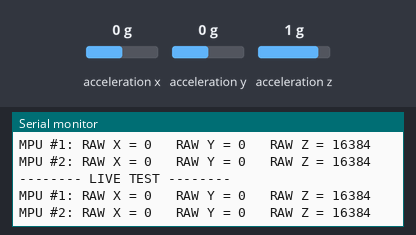
A sketch run on a simulated Arduino Uno, built for the host (arithmetic inside an expression is 32-bit, double 64-bit). On the bench: the last lines printed to the serial monitor. Wiring (inferred from the names in the program): MPU-6050 motion sensor at I2C address 0x68; MPU-6050 motion sensor at I2C address 0x69. Inputs (shaded band) come from the test bench; at power-on: acceleration x 0 g, acceleration y 0 g, acceleration z 1 g.

Above: at 2.2 s.
2.3 s: acceleration x set to -1.4 g
At 3.4 s:
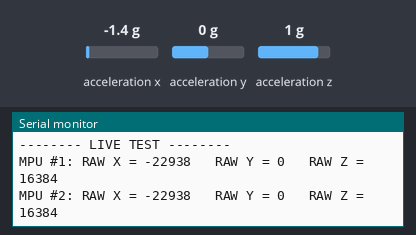
3.8 s: acceleration y set to -1.4 g
At 4.4 s:
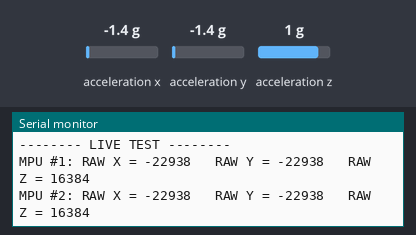
5.3 s: acceleration z set to -1.4 g
At 6.4 s:
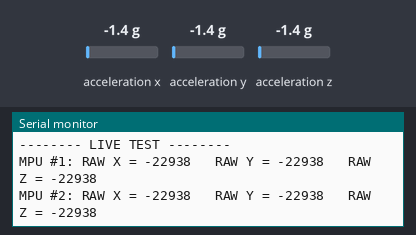

The sketch:

14_mpu6050_led_test.ino
```cpp
#include <Wire.h>

// MPU #1
TwoWire I2C_0 = TwoWire(0);

// MPU #2
TwoWire I2C_1 = TwoWire(1);

#define MPU1_ADDR 0x68
#define MPU2_ADDR 0x69

#define WHO_AM_I     0x75
#define PWR_MGMT_1   0x6B
#define ACCEL_CONFIG 0x1C
#define ACCEL_XOUT_H 0x3B

// --------------------------------------------------
// Read one register
// --------------------------------------------------
uint8_t readRegister(TwoWire &bus, uint8_t address, uint8_t reg)
{
  bus.beginTransmission(address);
  bus.write(reg);

  if (bus.endTransmission(false) != 0)
  {
    return 0xFF;
  }

  bus.requestFrom(address, (uint8_t)1);

  if (bus.available())
  {
    return bus.read();
  }

  return 0xFF;
}

// --------------------------------------------------
// Write one register
// --------------------------------------------------
bool writeRegister(TwoWire &bus, uint8_t address,
                   uint8_t reg, uint8_t value)
{
  bus.beginTransmission(address);
  bus.write(reg);
  bus.write(value);

  return bus.endTransmission() == 0;
}

// --------------------------------------------------
// Check device
// --------------------------------------------------
bool devicePresent(TwoWire &bus, uint8_t address)
{
  bus.beginTransmission(address);
  return bus.endTransmission() == 0;
}

// --------------------------------------------------
// Read 6 accelerometer bytes
// --------------------------------------------------
void readRawAccel(TwoWire &bus, uint8_t address)
{
  bus.beginTransmission(address);
  bus.write(ACCEL_XOUT_H);

  if (bus.endTransmission(false) != 0)
  {
    Serial.println("ACCEL REGISTER READ FAILED");
    return;
  }

  int count = bus.requestFrom(address, (uint8_t)6);

  if (count != 6)
  {
    Serial.print("Only received ");
    Serial.print(count);
    Serial.println(" bytes");
    return;
  }

  int16_t x = (bus.read() << 8) | bus.read();
  int16_t y = (bus.read() << 8) | bus.read();
  int16_t z = (bus.read() << 8) | bus.read();

  Serial.print("RAW X = ");
  Serial.print(x);

  Serial.print("   RAW Y = ");
  Serial.print(y);

  Serial.print("   RAW Z = ");
  Serial.println(z);
}

// ==================================================
// SETUP
// ==================================================
void setup()
{
  Serial.begin(115200);
  delay(1000);

  Serial.println();
  Serial.println("========================================");
  Serial.println(" PIPE-SENSE MPU6050 DIAGNOSTIC TEST");
  Serial.println("========================================");

  // MPU #1
  I2C_0.begin(4, 22);

  // MPU #2
  I2C_1.begin(25, 26);

  I2C_0.setClock(100000);
  I2C_1.setClock(100000);

  // -----------------------------------------------
  // MPU #1
  // -----------------------------------------------
  Serial.println();
  Serial.println("========== MPU #1 ==========");

  if (devicePresent(I2C_0, MPU1_ADDR))
  {
    Serial.println("I2C DEVICE FOUND at 0x68");

    uint8_t who1 = readRegister(I2C_0, MPU1_ADDR, WHO_AM_I);

    Serial.print("WHO_AM_I = 0x");
    Serial.println(who1, HEX);

    writeRegister(I2C_0, MPU1_ADDR, PWR_MGMT_1, 0x00);
    writeRegister(I2C_0, MPU1_ADDR, ACCEL_CONFIG, 0x00);

    Serial.println("Raw accelerometer:");
    readRawAccel(I2C_0, MPU1_ADDR);
  }
  else
  {
    Serial.println("MPU #1 NOT FOUND");
  }

  // -----------------------------------------------
  // MPU #2
  // -----------------------------------------------
  Serial.println();
  Serial.println("========== MPU #2 ==========");

  if (devicePresent(I2C_1, MPU2_ADDR))
  {
    Serial.println("I2C DEVICE FOUND at 0x69");

    uint8_t who2 = readRegister(I2C_1, MPU2_ADDR, WHO_AM_I);

    Serial.print("WHO_AM_I = 0x");
    Serial.println(who2, HEX);

    writeRegister(I2C_1, MPU2_ADDR, PWR_MGMT_1, 0x00);
    writeRegister(I2C_1, MPU2_ADDR, ACCEL_CONFIG, 0x00);

    Serial.println("Raw accelerometer:");
    readRawAccel(I2C_1, MPU2_ADDR);
  }
  else
  {
    Serial.println("MPU #2 NOT FOUND at 0x69");
  }

  Serial.println();
  Serial.println("========================================");
  Serial.println("DIAGNOSTIC COMPLETE");
  Serial.println("========================================");
}

// ==================================================
// LOOP
// ==================================================
void loop()
{
  Serial.println();
  Serial.println("-------- LIVE TEST --------");

  Serial.print("MPU #1: ");
  readRawAccel(I2C_0, MPU1_ADDR);

  Serial.print("MPU #2: ");
  readRawAccel(I2C_1, MPU2_ADDR);

  delay(1000);
}
```

Measured:
- after the input at 2.3 s, the serial monitor: prints a new line after 0.75 s (image 1)
- after the input at 3.8 s, the serial monitor: prints a new line after 0.26 s (image 2)
- after the input at 5.3 s, the serial monitor: prints a new line after 0.77 s (image 3)
